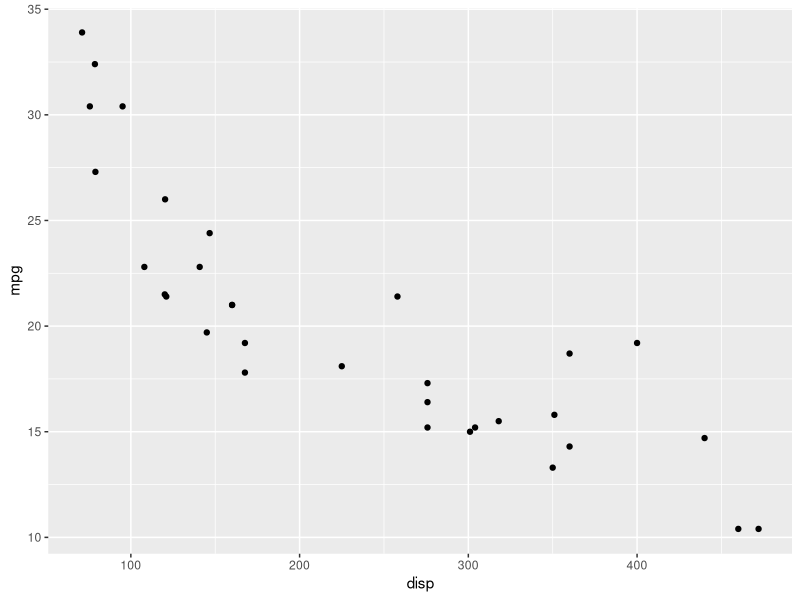
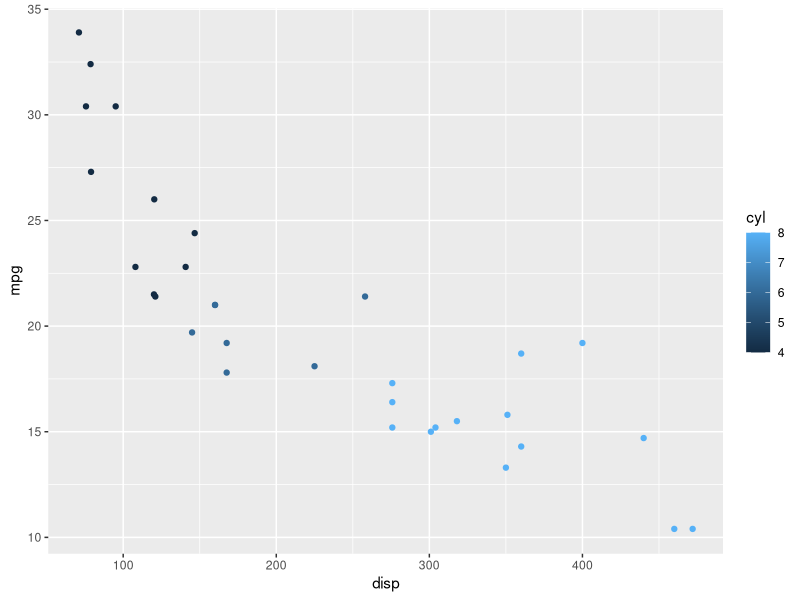
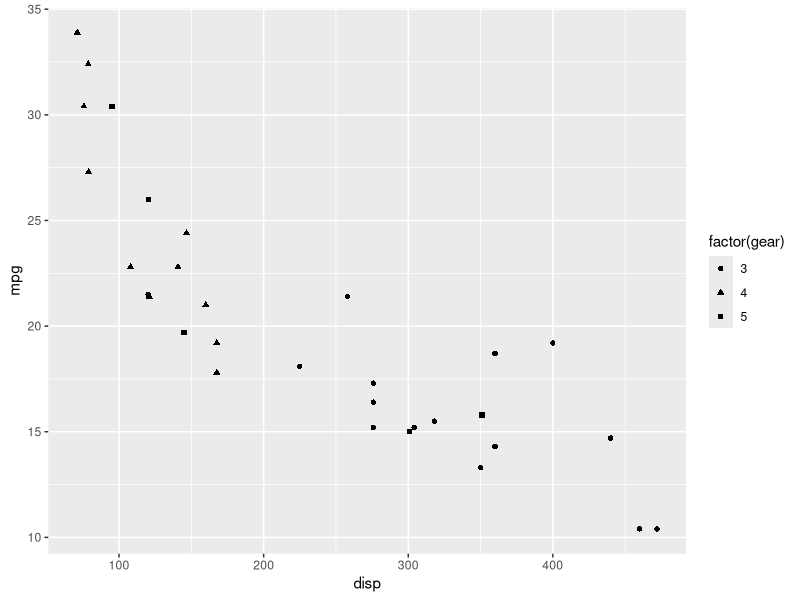
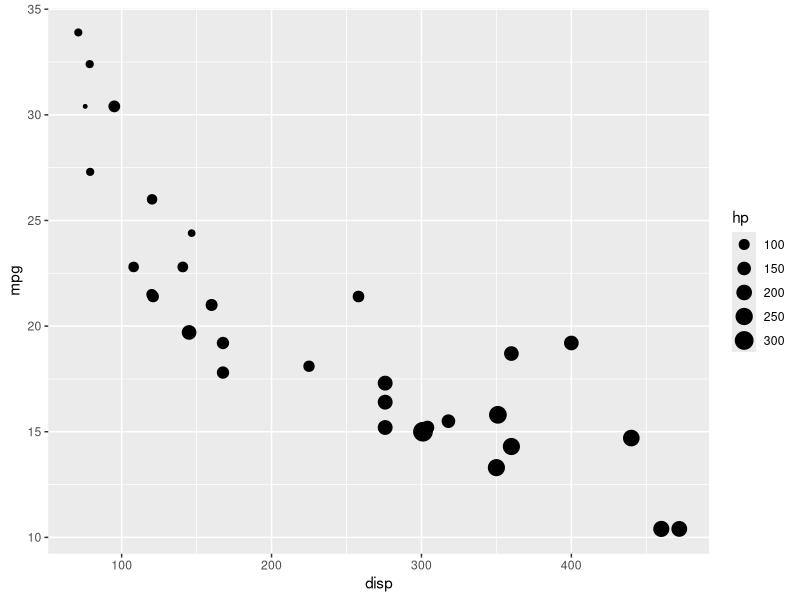

R code for these plots, in order:
## ---- chunk 1
library(ggplot2)
## ---- chunk 2
ggplot(data = mtcars) +
  geom_point(mapping = aes(x = disp, y = mpg))
## ---- chunk 3
ggplot(data = mtcars) +
  geom_point(mapping = aes(x = disp, y = mpg, color = cyl))
## ---- chunk 4
ggplot(data = mtcars) +
  geom_point(mapping = aes(x = disp, y = mpg, shape = factor(gear)))
## ---- chunk 5
ggplot(data = mtcars) +
  geom_point(mapping = aes(x = disp, y = mpg, size = hp))
